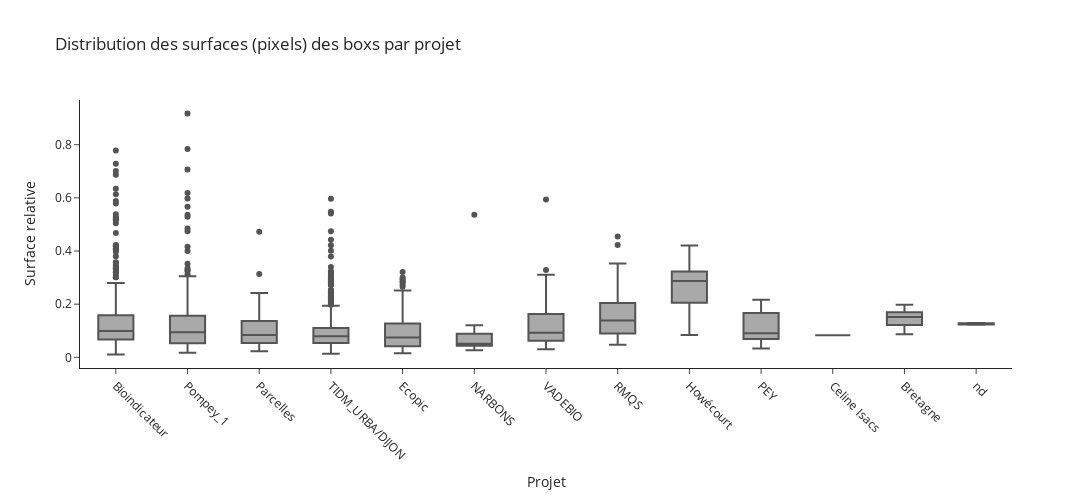

The notebook cell this image was saved under:
### Code cell
import plotly.express as px

# Ajouter la colonne surface si ce n’est pas déjà fait
df["surface"] = df["width"] * df["height"]

# Boxplot interactif avec Plotly
fig = px.box(
    df,
    x="projet_famille",
    y="surface",
    points="outliers",  # Pour afficher les points aberrants
    title="Distribution des surfaces (pixels) des boxs par projet",
    labels={"projet_famille": "Projet", "surface": "Surface relative (width × height)"}, 
    color_discrete_sequence=["#545454"]
)

fig.update_layout(
    xaxis_title="Projet",
    yaxis_title="Surface relative",
    width=1200,
    height=500,
    template="simple_white"
)

fig.update_xaxes(tickangle=45)  # Rotation pour lisibilité

fig.show()

### Figure 1 — Plotly figure (JSON) as saved in the notebook; plotly's stock layout.template omitted (floating-point values rounded to 4 significant figures; data arrays with more than 128 entries replaced by an {"elided": "..."} marker saying what was removed)
{"data": [{"alignmentgroup": "True", "boxpoints": "outliers", "hovertemplate": "Projet=%{x}<br>Surface relative (width × height)=%{y}<extra></extra>", "legendgroup": "", "marker": {"color": "#545454"}, "name": "", "notched": false, "offsetgroup": "", "orientation": "v", "showlegend": false, "type": "box", "x": {"elided": "1396 str values"}, "x0": " ", "xaxis": "x", "y": {"elided": "1396 float values"}, "y0": " ", "yaxis": "y"}], "layout": {"boxmode": "group", "height": 500, "legend": {"tracegroupgap": 0}, "title": {"text": "Distribution des surfaces (pixels) des boxs par projet"}, "width": 1200, "xaxis": {"anchor": "y", "domain": [0, 1], "tickangle": 45, "title": {"text": "Projet"}}, "yaxis": {"anchor": "x", "domain": [0, 1], "title": {"text": "Surface relative"}}}}
